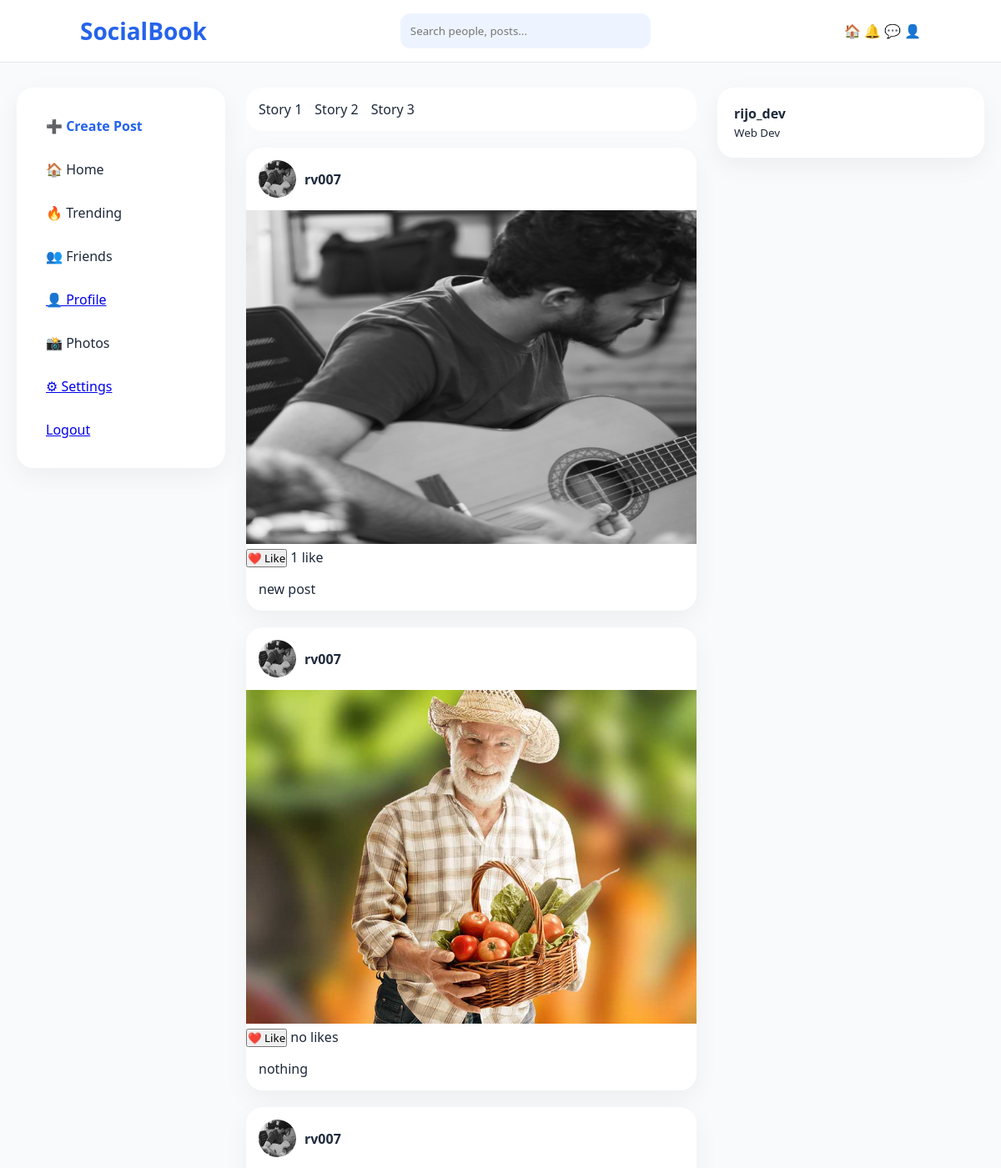
Page /home (signed in, upper part) on the earlier database version.
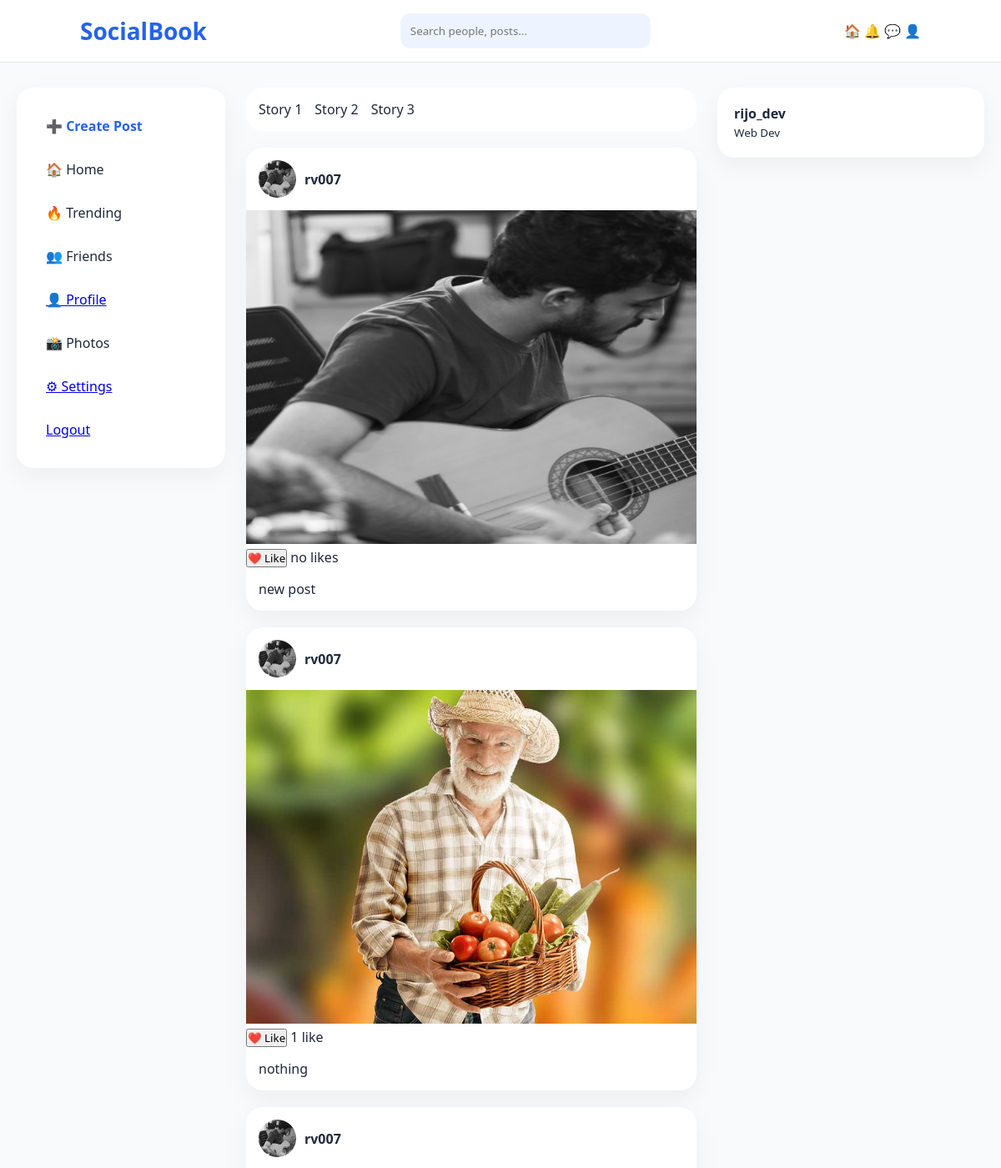
Same page on the later database version.
### core/models.py (models this page shows)
class Post(models.Model):
    id=models.UUIDField(primary_key=True,default=uuid.uuid4)
    user=models.CharField(max_length=100)
    image=models.ImageField(upload_to='post_images/')
    caption=models.TextField()
    created_at=models.DateField(default=datetime.now)
    no_of_likes=models.IntegerField(default=0)
    def __str__(self):
        return self.user

### core/views.py (the view)
# urls.py: path('home', views.home, name='home'),
@login_required(login_url='signin')
def home(request):
    user_object=User.objects.get(username=request.user.username)
    all_posts=Post.objects.all()
    profile_object=Profile.objects.all()
    context={
        "user_object": user_object,
        "all_posts": all_posts,
        "profile_object": profile_object,
        }
    print(all_posts)
    print("hello")
    return render (request,'home.html',context)

### core/templates/home.html (shortened to what this page needs)
    <!DOCTYPE html>
    <html lang="en">
    <head>
    </head>
    <body>
    <nav class="navbar">
        <div class="logo">SocialBook</div>
        <input class="search" placeholder="Search people, posts...">
        <div>🏠 🔔 💬 👤</div>
    </nav>
    <div class="container">
    <aside class="left-sidebar">
        <div class="menu-card">
            <div class="menu-item" id="openUpload"
                style="color:var(--primary);font-weight:600;">
                ➕ Create Post
            </div>
            <div class="menu-item">🏠 Home</div>
            <div class="menu-item">🔥 Trending</div>
            <div class="menu-item">👥 Friends</div>
            <div class="menu-item">
                <a href="{% url 'profile' %}">👤 Profile</a>
            </div>
            <div class="menu-item">📸 Photos</div>
            <div class="menu-item">
                <a href="{% url 'settings' %}">⚙ Settings</a>
            </div>
            <div class="menu-item">
                <a href="{% url 'logout' %}">Logout</a>
            </div>
        </div>
    </aside>
    <main>
        <div class="stories">
            <div>Story 1</div>
            <div>Story 2</div>
            <div>Story 3</div>
        </div>
       {% for post in all_posts %}
<div class="post">
      {% for profile in profile_object %}
    <div class="post-header">
        <img src="{{profile.profileimg.url}}">
       <div>
            <strong>{{ profile.user }}</strong>
        </div>
        {% endfor %}
    </div>
    <img class="post-image"
         src="{{post.image.url}}">
<div class="post-actions">
    <form action="{% url 'like_post' %}" method="POST" class="like-form" style="display: inline;">
        <button type="submit" class="like-btn">
            ❤️ Like
        </button>
    </form>
    <span class="like-count" id="like-count-{{ post.id }}">
        {% if post.no_of_likes == 0 %}
            no likes
        {% elif post.no_of_likes == 1 %}
            1 like
        {% else %}
            {{ post.no_of_likes }} likes
        {% endif %}
    </span>
</div>
    <div class="post-content">
        {{ post.caption }}
    </div>
</div>
{% endfor %}
    </main>
    <aside class="right-sidebar">
        <div class="profile-card">
            <div>
                <b>rijo_dev</b><br>
                <small>Web Dev</small>
            </div>
        </div>
    </aside>
    </div>
    </body>
    </html>

Differences in the rows shown:
changed Post "new post": no_of_likes "1 like" → "no likes"
changed Post "nothing": no_of_likes "no likes" → "1 like"
